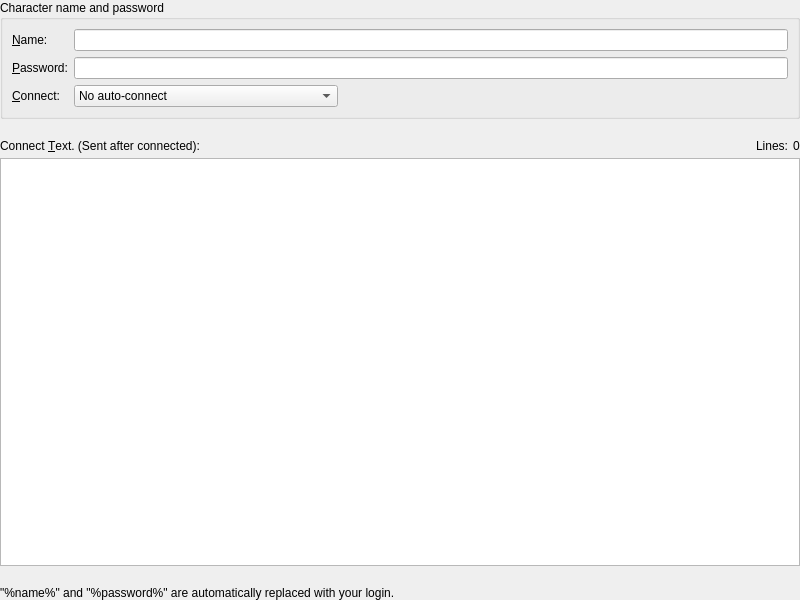
<?xml version="1.0" encoding="UTF-8"?>
<ui version="4.0">
 <class>PrefsLogin</class>
 <widget class="QWidget" name="PrefsLogin">
  <property name="geometry">
   <rect>
    <x>0</x>
    <y>0</y>
    <width>800</width>
    <height>600</height>
   </rect>
  </property>
  <property name="windowTitle">
   <string>Login</string>
  </property>
  <layout class="QVBoxLayout" name="_2">
   <property name="spacing">
    <number>20</number>
   </property>
   <property name="leftMargin">
    <number>0</number>
   </property>
   <property name="topMargin">
    <number>0</number>
   </property>
   <property name="rightMargin">
    <number>0</number>
   </property>
   <property name="bottomMargin">
    <number>0</number>
   </property>
   <item>
    <widget class="QGroupBox" name="_credentials">
     <property name="title">
      <string>Character name and password</string>
     </property>
     <layout class="QFormLayout" name="formLayout">
      <property name="fieldGrowthPolicy">
       <enum>QFormLayout::FieldGrowthPolicy::ExpandingFieldsGrow</enum>
      </property>
      <item row="0" column="0">
       <widget class="QLabel" name="Player_label">
        <property name="sizePolicy">
         <sizepolicy hsizetype="Fixed" vsizetype="Preferred">
          <horstretch>0</horstretch>
          <verstretch>0</verstretch>
         </sizepolicy>
        </property>
        <property name="text">
         <string>&amp;Name:</string>
        </property>
        <property name="buddy">
         <cstring>Player</cstring>
        </property>
       </widget>
      </item>
      <item row="0" column="1">
       <widget class="QLineEdit" name="Player"/>
      </item>
      <item row="1" column="0">
       <widget class="QLabel" name="Password_label">
        <property name="sizePolicy">
         <sizepolicy hsizetype="Fixed" vsizetype="Preferred">
          <horstretch>0</horstretch>
          <verstretch>0</verstretch>
         </sizepolicy>
        </property>
        <property name="text">
         <string>&amp;Password:</string>
        </property>
        <property name="buddy">
         <cstring>Password</cstring>
        </property>
       </widget>
      </item>
      <item row="1" column="1">
       <widget class="QLineEdit" name="Password">
        <property name="echoMode">
         <enum>QLineEdit::EchoMode::Password</enum>
        </property>
       </widget>
      </item>
      <item row="2" column="0">
       <widget class="QLabel" name="ConnectMethod_label">
        <property name="sizePolicy">
         <sizepolicy hsizetype="Fixed" vsizetype="Preferred">
          <horstretch>0</horstretch>
          <verstretch>0</verstretch>
         </sizepolicy>
        </property>
        <property name="text">
         <string>&amp;Connect:</string>
        </property>
        <property name="buddy">
         <cstring>ConnectMethod</cstring>
        </property>
       </widget>
      </item>
      <item row="2" column="1">
       <widget class="QComboBox" name="ConnectMethod">
        <item>
         <property name="text">
          <string>No auto-connect</string>
         </property>
        </item>
        <item>
         <property name="text">
          <string>MUSH/MOO ( CONNECT name password )</string>
         </property>
        </item>
        <item>
         <property name="text">
          <string>Diku-style ( name, password )</string>
         </property>
        </item>
        <item>
         <property name="text">
          <string>MXP (automatically when requested)</string>
         </property>
        </item>
       </widget>
      </item>
     </layout>
    </widget>
   </item>
   <item>
    <layout class="QVBoxLayout" name="verticalLayout">
     <property name="spacing">
      <number>5</number>
     </property>
     <item>
      <layout class="QHBoxLayout" name="_connect_header">
       <item>
        <widget class="QLabel" name="ConnectText_label">
         <property name="text">
          <string>Connect &amp;Text. (Sent after connected):</string>
         </property>
         <property name="buddy">
          <cstring>ConnectText</cstring>
         </property>
        </widget>
       </item>
       <item>
        <widget class="QLabel" name="ConnectText_lines_label">
         <property name="sizePolicy">
          <sizepolicy hsizetype="Maximum" vsizetype="Preferred">
           <horstretch>0</horstretch>
           <verstretch>0</verstretch>
          </sizepolicy>
         </property>
         <property name="text">
          <string>Lines:</string>
         </property>
        </widget>
       </item>
       <item>
        <widget class="QLabel" name="ConnectText_lines">
         <property name="sizePolicy">
          <sizepolicy hsizetype="Fixed" vsizetype="Preferred">
           <horstretch>0</horstretch>
           <verstretch>0</verstretch>
          </sizepolicy>
         </property>
         <property name="text">
          <string>0</string>
         </property>
        </widget>
       </item>
      </layout>
     </item>
     <item>
      <widget class="QPlainTextEdit" name="ConnectText"/>
     </item>
    </layout>
   </item>
   <item>
    <widget class="QLabel" name="label_help">
     <property name="text">
      <string>&quot;%name%&quot; and &quot;%password%&quot; are automatically replaced with your login.</string>
     </property>
     <property name="wordWrap">
      <bool>true</bool>
     </property>
    </widget>
   </item>
  </layout>
 </widget>
 <resources/>
 <connections>
  <connection>
   <sender>ConnectText</sender>
   <signal>blockCountChanged(int)</signal>
   <receiver>ConnectText_lines</receiver>
   <slot>setNum(int)</slot>
   <hints>
    <hint type="sourcelabel">
     <x>392</x>
     <y>250</y>
    </hint>
    <hint type="destinationlabel">
     <x>464</x>
     <y>204</y>
    </hint>
   </hints>
  </connection>
 </connections>
</ui>
